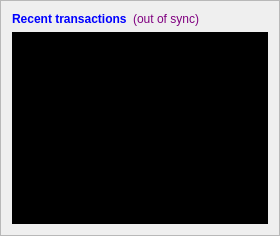
      <widget class="QFrame" name="frame_2">
       <property name="autoFillBackground">
        <bool>false</bool>
       </property>
       <property name="styleSheet">
        <string notr="true">background-image: url(:/images/back);</string>
       </property>
       <property name="frameShape">
        <enum>QFrame::StyledPanel</enum>
       </property>
       <property name="frameShadow">
        <enum>QFrame::Raised</enum>
       </property>
       <layout class="QVBoxLayout" name="verticalLayout">
        <item>
         <layout class="QHBoxLayout" name="horizontalLayout_2">
          <item>
           <widget class="QLabel" name="label_4">
            <property name="palette">
             <palette>
              <active>
               <colorrole role="WindowText">
                <brush brushstyle="SolidPattern">
                 <color alpha="255">
                  <red>0</red>
                  <green>0</green>
                  <blue>255</blue>
                 </color>
                </brush>
               </colorrole>
               <colorrole role="Button">
                <brush brushstyle="SolidPattern">
                 <color alpha="255">
                  <red>0</red>
                  <green>0</green>
                  <blue>0</blue>
                 </color>
                </brush>
               </colorrole>
               <colorrole role="Base">
                <brush brushstyle="SolidPattern">
                 <color alpha="255">
                  <red>0</red>
                  <green>0</green>
                  <blue>0</blue>
                 </color>
                </brush>
               </colorrole>
               <colorrole role="Window">
                <brush brushstyle="SolidPattern">
                 <color alpha="255">
                  <red>0</red>
                  <green>0</green>
                  <blue>0</blue>
                 </color>
                </brush>
               </colorrole>
              </active>
              <inactive>
               <colorrole role="WindowText">
                <brush brushstyle="SolidPattern">
                 <color alpha="255">
                  <red>0</red>
                  <green>0</green>
                  <blue>255</blue>
                 </color>
                </brush>
               </colorrole>
               <colorrole role="Button">
                <brush brushstyle="SolidPattern">
                 <color alpha="255">
                  <red>0</red>
                  <green>0</green>
                  <blue>0</blue>
                 </color>
                </brush>
               </colorrole>
               <colorrole role="Base">
                <brush brushstyle="SolidPattern">
                 <color alpha="255">
                  <red>0</red>
                  <green>0</green>
                  <blue>0</blue>
                 </color>
                </brush>
               </colorrole>
               <colorrole role="Window">
                <brush brushstyle="SolidPattern">
                 <color alpha="255">
                  <red>0</red>
                  <green>0</green>
                  <blue>0</blue>
                 </color>
                </brush>
               </colorrole>
              </inactive>
              <disabled>
               <colorrole role="WindowText">
                <brush brushstyle="SolidPattern">
                 <color alpha="255">
                  <red>132</red>
                  <green>132</green>
                  <blue>132</blue>
                 </color>
                </brush>
               </colorrole>
               <colorrole role="Button">
                <brush brushstyle="SolidPattern">
                 <color alpha="255">
                  <red>0</red>
                  <green>0</green>
                  <blue>0</blue>
                 </color>
                </brush>
               </colorrole>
               <colorrole role="Base">
                <brush brushstyle="SolidPattern">
                 <color alpha="255">
                  <red>0</red>
                  <green>0</green>
                  <blue>0</blue>
                 </color>
                </brush>
               </colorrole>
               <colorrole role="Window">
                <brush brushstyle="SolidPattern">
                 <color alpha="255">
                  <red>0</red>
                  <green>0</green>
                  <blue>0</blue>
                 </color>
                </brush>
               </colorrole>
              </disabled>
             </palette>
            </property>
            <property name="text">
             <string>&lt;b&gt;Recent transactions&lt;/b&gt;</string>
            </property>
            <property name="textFormat">
             <enum>Qt::AutoText</enum>
            </property>
           </widget>
          </item>
          <item>
           <widget class="QLabel" name="labelTransactionsStatus">
            <property name="palette">
             <palette>
              <active>
               <colorrole role="WindowText">
                <brush brushstyle="SolidPattern">
                 <color alpha="255">
                  <red>128</red>
                  <green>0</green>
                  <blue>128</blue>
                 </color>
                </brush>
               </colorrole>
               <colorrole role="Button">
                <brush brushstyle="SolidPattern">
                 <color alpha="255">
                  <red>0</red>
                  <green>0</green>
                  <blue>0</blue>
                 </color>
                </brush>
               </colorrole>
               <colorrole role="Text">
                <brush brushstyle="SolidPattern">
                 <color alpha="255">
                  <red>128</red>
                  <green>0</green>
                  <blue>128</blue>
                 </color>
                </brush>
               </colorrole>
               <colorrole role="ButtonText">
                <brush brushstyle="SolidPattern">
                 <color alpha="255">
                  <red>128</red>
                  <green>0</green>
                  <blue>128</blue>
                 </color>
                </brush>
               </colorrole>
               <colorrole role="Base">
                <brush brushstyle="SolidPattern">
                 <color alpha="255">
                  <red>0</red>
                  <green>0</green>
                  <blue>0</blue>
                 </color>
                </brush>
               </colorrole>
               <colorrole role="Window">
                <brush brushstyle="SolidPattern">
                 <color alpha="255">
                  <red>0</red>
                  <green>0</green>
                  <blue>0</blue>
                 </color>
                </brush>
               </colorrole>
              </active>
              <inactive>
               <colorrole role="WindowText">
                <brush brushstyle="SolidPattern">
                 <color alpha="255">
                  <red>128</red>
                  <green>0</green>
                  <blue>128</blue>
                 </color>
                </brush>
               </colorrole>
               <colorrole role="Button">
                <brush brushstyle="SolidPattern">
                 <color alpha="255">
                  <red>0</red>
                  <green>0</green>
                  <blue>0</blue>
                 </color>
                </brush>
               </colorrole>
               <colorrole role="Text">
                <brush brushstyle="SolidPattern">
                 <color alpha="255">
                  <red>128</red>
                  <green>0</green>
                  <blue>128</blue>
                 </color>
                </brush>
               </colorrole>
               <colorrole role="ButtonText">
                <brush brushstyle="SolidPattern">
                 <color alpha="255">
                  <red>128</red>
                  <green>0</green>
                  <blue>128</blue>
                 </color>
                </brush>
               </colorrole>
               <colorrole role="Base">
                <brush brushstyle="SolidPattern">
                 <color alpha="255">
                  <red>0</red>
                  <green>0</green>
                  <blue>0</blue>
                 </color>
                </brush>
               </colorrole>
               <colorrole role="Window">
                <brush brushstyle="SolidPattern">
                 <color alpha="255">
                  <red>0</red>
                  <green>0</green>
                  <blue>0</blue>
                 </color>
                </brush>
               </colorrole>
              </inactive>
              <disabled>
               <colorrole role="WindowText">
                <brush brushstyle="SolidPattern">
                 <color alpha="255">
                  <red>128</red>
                  <green>0</green>
                  <blue>128</blue>
                 </color>
                </brush>
               </colorrole>
               <colorrole role="Button">
                <brush brushstyle="SolidPattern">
                 <color alpha="255">
                  <red>0</red>
                  <green>0</green>
                  <blue>0</blue>
                 </color>
                </brush>
               </colorrole>
               <colorrole role="Text">
                <brush brushstyle="SolidPattern">
                 <color alpha="255">
                  <red>128</red>
                  <green>0</green>
                  <blue>128</blue>
                 </color>
                </brush>
               </colorrole>
               <colorrole role="ButtonText">
                <brush brushstyle="SolidPattern">
                 <color alpha="255">
                  <red>128</red>
                  <green>0</green>
                  <blue>128</blue>
                 </color>
                </brush>
               </colorrole>
               <colorrole role="Base">
                <brush brushstyle="SolidPattern">
                 <color alpha="255">
                  <red>0</red>
                  <green>0</green>
                  <blue>0</blue>
                 </color>
                </brush>
               </colorrole>
               <colorrole role="Window">
                <brush brushstyle="SolidPattern">
                 <color alpha="255">
                  <red>0</red>
                  <green>0</green>
                  <blue>0</blue>
                 </color>
                </brush>
               </colorrole>
              </disabled>
             </palette>
            </property>
            <property name="toolTip">
             <string>The displayed information may be out of date. Your wallet automatically synchronizes with the DollarPounds network after a connection is established, but this process has not completed yet.</string>
            </property>
            <property name="styleSheet">
             <string notr="true">QLabel { color: purple; }</string>
            </property>
            <property name="text">
             <string notr="true">(out of sync)</string>
            </property>
            <property name="alignment">
             <set>Qt::AlignRight|Qt::AlignTrailing|Qt::AlignVCenter</set>
            </property>
           </widget>
          </item>
          <item>
           <spacer name="horizontalSpacer">
            <property name="orientation">
             <enum>Qt::Horizontal</enum>
            </property>
            <property name="sizeHint" stdset="0">
             <size>
              <width>5</width>
              <height>5</height>
             </size>
            </property>
           </spacer>
          </item>
         </layout>
        </item>
        <item>
         <widget class="QListView" name="listTransactions">
          <property name="sizePolicy">
           <sizepolicy hsizetype="Expanding" vsizetype="Expanding">
            <horstretch>0</horstretch>
            <verstretch>0</verstretch>
           </sizepolicy>
          </property>
          <property name="palette">
           <palette>
            <active>
             <colorrole role="WindowText">
              <brush brushstyle="SolidPattern">
               <color alpha="255">
                <red>170</red>
                <green>0</green>
                <blue>0</blue>
               </color>
              </brush>
             </colorrole>
             <colorrole role="Button">
              <brush brushstyle="SolidPattern">
               <color alpha="255">
                <red>0</red>
                <green>0</green>
                <blue>0</blue>
               </color>
              </brush>
             </colorrole>
             <colorrole role="Text">
              <brush brushstyle="SolidPattern">
               <color alpha="255">
                <red>202</red>
                <green>117</green>
                <blue>19</blue>
               </color>
              </brush>
             </colorrole>
             <colorrole role="Base">
              <brush brushstyle="NoBrush">
               <color alpha="255">
                <red>0</red>
                <green>0</green>
                <blue>0</blue>
               </color>
              </brush>
             </colorrole>
             <colorrole role="Window">
              <brush brushstyle="SolidPattern">
               <color alpha="255">
                <red>0</red>
                <green>0</green>
                <blue>0</blue>
               </color>
              </brush>
             </colorrole>
            </active>
            <inactive>
             <colorrole role="WindowText">
              <brush brushstyle="SolidPattern">
               <color alpha="255">
                <red>170</red>
                <green>0</green>
                <blue>0</blue>
               </color>
              </brush>
             </colorrole>
             <colorrole role="Button">
              <brush brushstyle="SolidPattern">
               <color alpha="255">
                <red>0</red>
                <green>0</green>
                <blue>0</blue>
               </color>
              </brush>
             </colorrole>
             <colorrole role="Text">
              <brush brushstyle="SolidPattern">
               <color alpha="255">
                <red>202</red>
                <green>117</green>
                <blue>19</blue>
               </color>
              </brush>
             </colorrole>
             <colorrole role="Base">
              <brush brushstyle="NoBrush">
               <color alpha="255">
                <red>0</red>
                <green>0</green>
                <blue>0</blue>
               </color>
              </brush>
             </colorrole>
             <colorrole role="Window">
              <brush brushstyle="SolidPattern">
               <color alpha="255">
                <red>0</red>
                <green>0</green>
                <blue>0</blue>
               </color>
              </brush>
             </colorrole>
            </inactive>
            <disabled>
             <colorrole role="WindowText">
              <brush brushstyle="SolidPattern">
               <color alpha="255">
                <red>132</red>
                <green>132</green>
                <blue>132</blue>
               </color>
              </brush>
             </colorrole>
             <colorrole role="Button">
              <brush brushstyle="SolidPattern">
               <color alpha="255">
                <red>0</red>
                <green>0</green>
                <blue>0</blue>
               </color>
              </brush>
             </colorrole>
             <colorrole role="Text">
              <brush brushstyle="SolidPattern">
               <color alpha="255">
                <red>132</red>
                <green>132</green>
                <blue>132</blue>
               </color>
              </brush>
             </colorrole>
             <colorrole role="Base">
              <brush brushstyle="NoBrush">
               <color alpha="255">
                <red>0</red>
                <green>0</green>
                <blue>0</blue>
               </color>
              </brush>
             </colorrole>
             <colorrole role="Window">
              <brush brushstyle="SolidPattern">
               <color alpha="255">
                <red>0</red>
                <green>0</green>
                <blue>0</blue>
               </color>
              </brush>
             </colorrole>
            </disabled>
           </palette>
          </property>
          <property name="font">
           <font>
            <family>Droid Serif</family>
            <weight>75</weight>
            <bold>true</bold>
           </font>
          </property>
          <property name="autoFillBackground">
           <bool>true</bool>
          </property>
          <property name="styleSheet">
           <string notr="true">background {transparent;}
</string>
          </property>
          <property name="frameShape">
           <enum>QFrame::NoFrame</enum>
          </property>
          <property name="verticalScrollBarPolicy">
           <enum>Qt::ScrollBarAlwaysOff</enum>
          </property>
          <property name="horizontalScrollBarPolicy">
           <enum>Qt::ScrollBarAlwaysOff</enum>
          </property>
          <property name="selectionMode">
           <enum>QAbstractItemView::NoSelection</enum>
          </property>
         </widget>
        </item>
       </layout>
      </widget>
